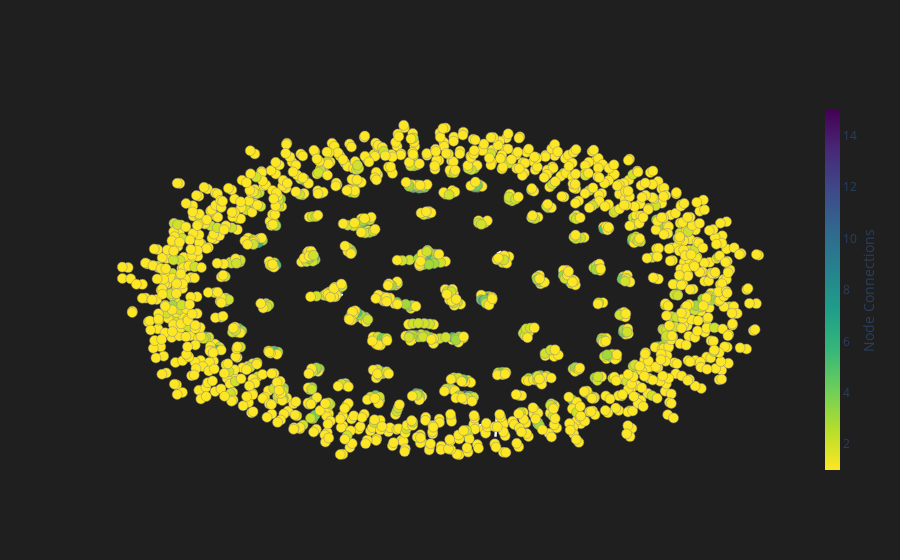

Notebook code cell kept with this figure:
### Code cell
layout = go.Layout(#title='<br>Network graph made with Python',
                #titlefont_size=16,
                showlegend=False,
                hovermode='closest',
    plot_bgcolor='#1F1F1F',
    paper_bgcolor='#1F1F1F',
    xaxis =  {                                     
                                    'showgrid': False, 'zeroline': False, # thick line at x=0
    'visible': False,  # numbers below
                                         },
    yaxis = {                              
                                   'showgrid': False,     'zeroline': False, # thick line at x=0
    'visible': False,  # numbers below
                                        }
)


fig = go.Figure(layout = layout)

for trace in edge_trace:
    fig.add_trace(trace)

fig.add_trace(node_trace)

fig.update_layout(showlegend = False)

fig.update_xaxes(showticklabels = False)

fig.update_yaxes(showticklabels = False)

fig.show()
